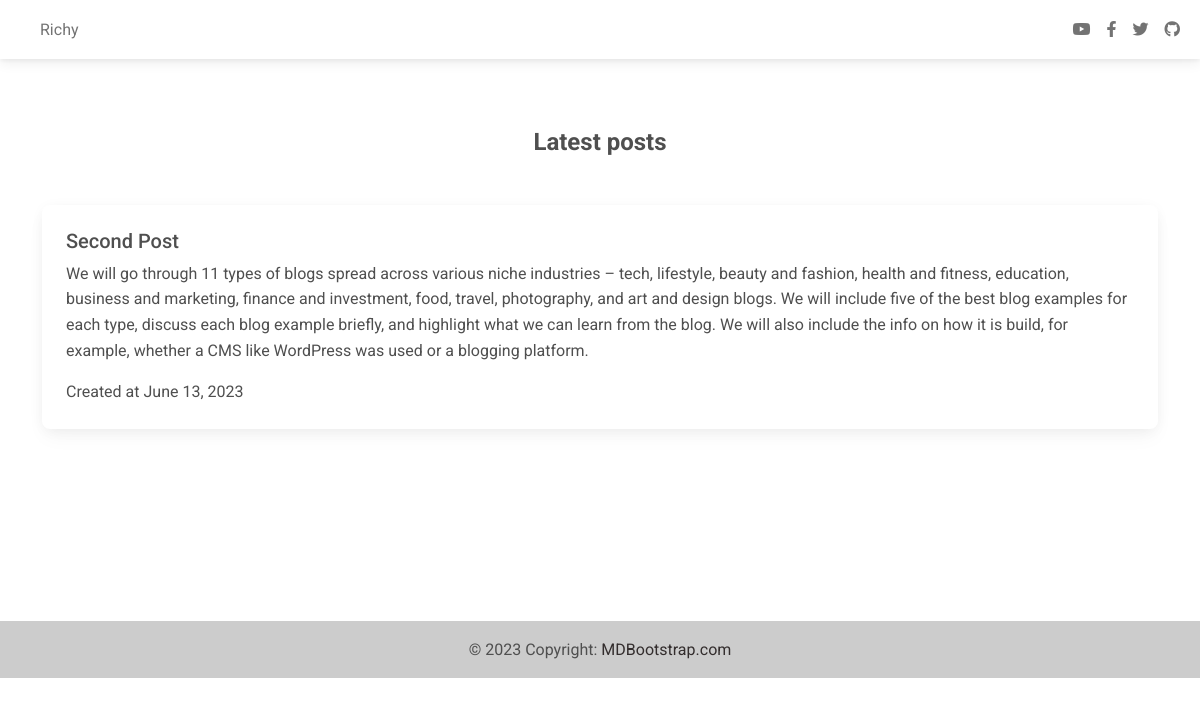
Screenshot of /post/2 with the database file from the repository.
### myposts/models.py (models this page shows)
class Post(models.Model):
    title = models.CharField(max_length=100)
    body = models.CharField(max_length=1000000)
    created_at = models.DateField(default=datetime.now)

### myposts/views.py (the view)
# urls.py: path('post/<str:pk>', views.post, name='post')
def post(request, pk):
    post = Post.objects.get(id = pk)
    return render(request, 'post.html', {'single_post': post})

### templates/post.html (shortened to what this page needs)
<!DOCTYPE html>
<html lang="en">
<head>
    <link
        href="https://cdnjs.cloudflare.com/ajax/libs/font-awesome/6.0.0/css/all.min.css"
        rel="stylesheet"
    />
    <link
        href="https://cdnjs.cloudflare.com/ajax/libs/mdb-ui-kit/6.4.0/mdb.min.css"
        rel="stylesheet"
   />
</head>
<body>
    <header>
        <nav class="navbar navbar-expand-lg navbar-light bg-white fixed-top">
          <div class="container-fluid">
            <a class="navbar-brand" target="_blank" href="https://mdbootstrap.com/docs/standard/">
            </a>
            <div class="collapse navbar-collapse" id="navbarExample01">
              <ul class="navbar-nav me-auto mb-2 mb-lg-0">
                <li class="nav-item active">
                  <a class="nav-link" aria-current="page" href="#intro">Richy</a>
                </li>
              </ul>
              <ul class="navbar-nav d-flex flex-row">
                <li class="nav-item me-3 me-lg-0">
                  <a class="nav-link" href="https://www.youtube.com/channel/UC5CF7mLQZhvx8O5GODZAhdA" rel="nofollow"
                    target="_blank">
                    <i class="fab fa-youtube"></i>
                  </a>
                </li>
                <li class="nav-item me-3 me-lg-0">
                  <a class="nav-link" href="https://www.facebook.com/Richmond Andoh" rel="nofollow" target="_blank">
                    <i class="fab fa-facebook-f"></i>
                  </a>
                </li>
                <li class="nav-item me-3 me-lg-0">
                  <a class="nav-link" href="https://twitter.com/Richmond Andoh" rel="nofollow" target="_blank">
                    <i class="fab fa-twitter"></i>
                  </a>
                </li>
                <li class="nav-item me-3 me-lg-0">
                  <a class="nav-link" href="https://github.com/richmond-andoh" rel="nofollow" target="_blank">
                    <i class="fab fa-github"></i>
                  </a>
                </li>
              </ul>
            </div>
          </div>
        </nav>
      </header>
      <main class="mt-5">
        <div class="container">
            <section class="text-center mt-5">
                <div class="row">
                    <h4 class="mb-5" style="margin-top: 5rem;"><strong>Latest posts</strong></h4>
                        <div class="col-lg-12 col-md-12 mb-12">
                            <div class="card text-start">
                                <div class="card-body">
                                    <h5 class="card-title">{{ single_post.title}}</h5>
                                    <p class="card-text">
                                      {{ single_post.body }}
                                    </p>
                                    <p class="card-text">
                                      Created at  {{ single_post.created_at}}
                                      </p>
                                </div>
                            </div>
                        </div>
                </div>
            </section>
    </main>
    <footer>
        <div class="text-center p-3" style="background-color: rgba(0, 0, 0, 0.2);">
            © 2023 Copyright:
            <a class="text-dark" href="https://mdbootstrap.com/">MDBootstrap.com</a>
        </div>
    </footer>
</body>
</html>

### rows the page displays
Post: title "Second Post", body "We will go through 11 types of blogs spread across various niche industries – tech, lifestyle, beauty and fashion, health and fitness, education, business and marketing, finance and investment, food, travel, photography, and art and design blogs. We will include five of the best blog examples for each type, discuss each blog example briefly, and highlight what we can learn from the blog. We will also include the info on how it is build, for example, whether a CMS like WordPress was used or a blogging platform.", created_at "June 13, 2023"
